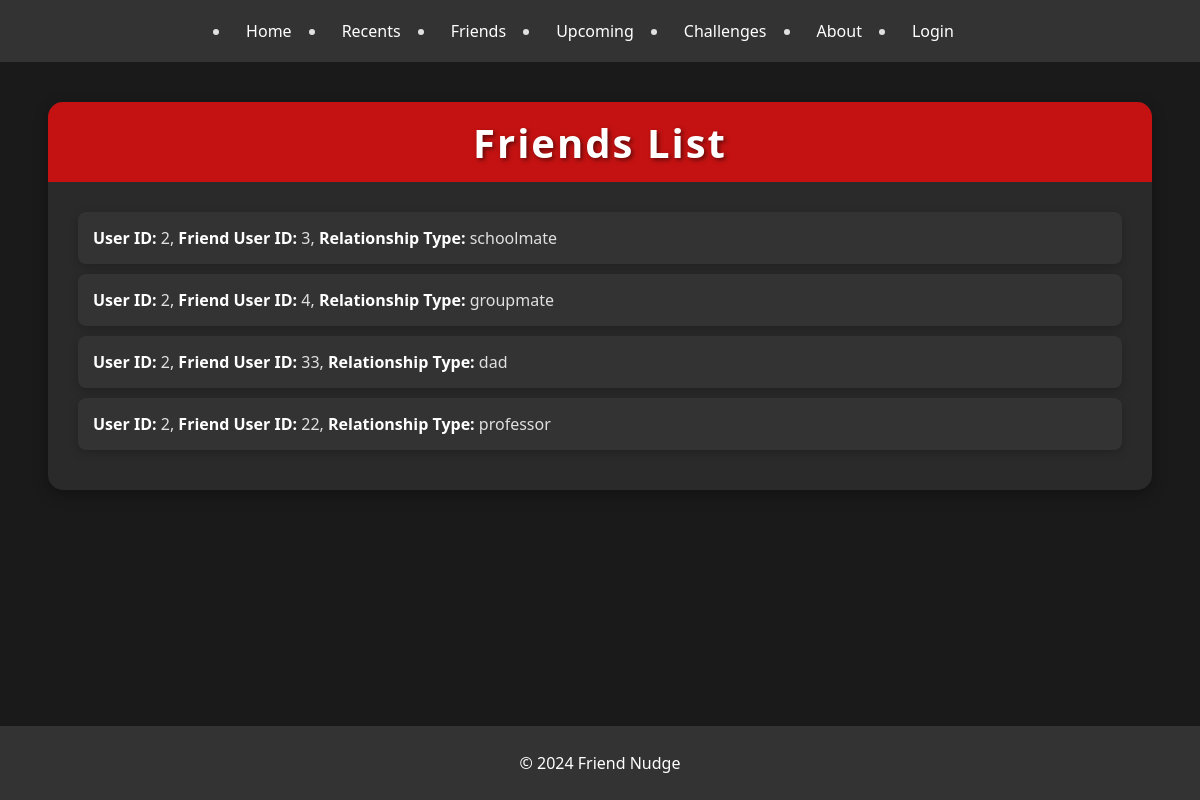
Screenshot of /display_friends?user_id=2 with the database file from the repository.
### tables this page shows
CREATE TABLE Friends (
        friend_id INTEGER PRIMARY KEY AUTOINCREMENT,
        user_id INTEGER NOT NULL,
        friend_user_id INTEGER NOT NULL,
        relationship_type TEXT NOT NULL,
        FOREIGN KEY (user_id) REFERENCES Users(user_id),
        FOREIGN KEY (friend_user_id) REFERENCES Users(user_id)
    );

### project.py (the view)
@app.route('/display_friends')
def display_friends():
    user_id = request.args.get('user_id')
    conn = get_database()
    cursor = conn.cursor()
    cursor.execute(
        'SELECT user_id, friend_user_id, relationship_type FROM friends WHERE user_id = ?', (user_id,))
    friends = cursor.fetchall()
    conn.close()
    return render_template('display_friends.html', friends=friends)

### prefix.py (called while the page is built)
    def __call__(self, environ, start_response):
        service_prefix = os.getenv('JUPYTERHUB_SERVICE_PREFIX', default=None)
        print (f"Service Prefix: {service_prefix}")
        if (service_prefix):
            environ['SCRIPT_NAME'] = service_prefix + "proxy/" + environ['SERVER_PORT']
            print(f"Setting SCRIPT_NAME to {environ['SCRIPT_NAME']}")
        return self.app(environ, start_response)

### project.py (called while the page is built)
def get_database():
    conn = sqlite3.connect(database)
    conn.row_factory = sqlite3.Row # gets us access to columns by name
    return conn

### templates/display_friends.html (shortened to what this page needs)
{% extends "full.html" %}
{% block extra_styles %}
    <link
        rel="stylesheet"
        href="{{ url_for('static', filename='css/friends.css') }}"
    />
{% endblock %}
{% block content %}
    <div class="friends-page" role="main">
        <h1>Friends List</h1>
        <ul class="friends-list">
            {% for friend in friends %}
            <li class="friend-item">
                <strong>User ID:</strong> {{ friend['user_id'] }},
                <strong>Friend User ID:</strong> {{ friend['friend_user_id'] }},
                <strong>Relationship Type:</strong> {{ friend['relationship_type'] }}
            </li>
            {% endfor %}
        </ul>
    </div>
{% endblock %}

### static/css/full.css (style rules this page uses)
html, body { height: 100%; margin: 0; }
body { display: flex; flex-direction: column; }

### static/css/friends.css (style rules this page uses)
body { background-color: #1a1a1a; color: #e0e0e0; font-family: 'Segoe UI', Tahoma, Geneva, Verdana, sans-serif; margin: 0; padding: 0; min-height: 100vh; display: flex; flex-direction: column; }
.friends-page { width: 90%; max-width: 1200px; margin: 20px auto; padding: 30px; background-color: #2a2a2a; color: #e0e0e0; border-radius: 15px; box-shadow: 0 5px 15px rgba(0, 0, 0, 0.3); }
.friends-page h1 { height: 80px; display: flex; align-items: center; justify-content: center; color: #ffffff; background-color: rgba(235, 13, 13, 0.8); margin: -30px -30px 30px -30px; padding: 0 30px; border-radius: 15px 15px 0 0; font-size: 2.5em; letter-spacing: 2px; text-shadow: 2px 2px 4px rgba(0, 0, 0, 0.5); }
.friends-list { list-style-type: none; padding: 0; margin: 0; }
.friend-item { background-color: #333333; color: #e0e0e0; padding: 15px; margin-bottom: 10px; border-radius: 8px; box-shadow: 0 3px 10px rgba(0, 0, 0, 0.2); transition: transform 0.3s ease, box-shadow 0.3s ease; }
.friend-item strong { color: #ffffff; }

### rows the page displays
Friends: user_id "2", friend_user_id "3", relationship_type "schoolmate"
Friends: user_id "2", friend_user_id "4", relationship_type "groupmate"
Friends: user_id "2", friend_user_id "33", relationship_type "dad"
Friends: user_id "2", friend_user_id "22", relationship_type "professor"
